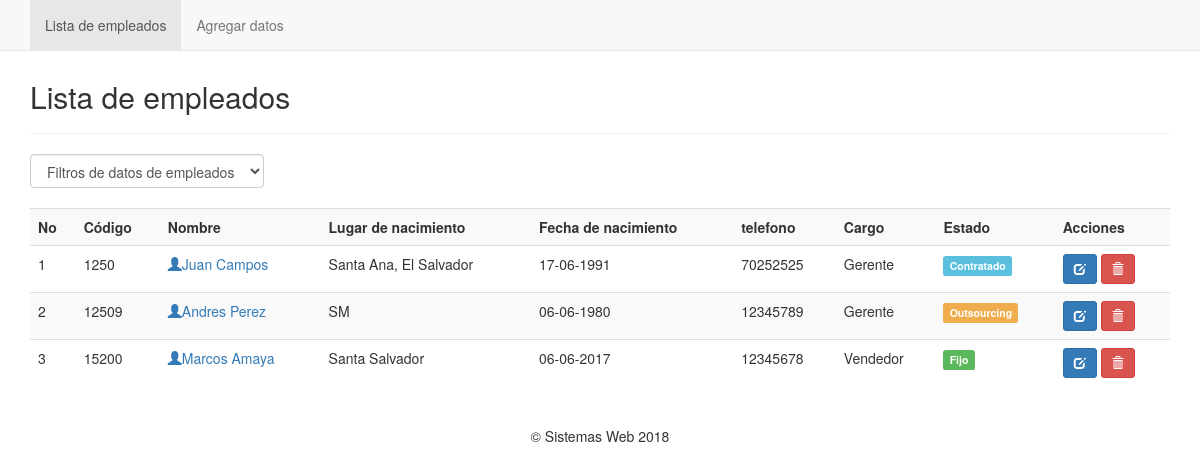
The app's page /build/index.php with its own data.
### tables this page shows
CREATE TABLE `empleados` (
  `codigo` varchar(10) NOT NULL,
  `nombres` varchar(50) NOT NULL,
  `lugar_nacimiento` varchar(30) NOT NULL,
  `fecha_nacimiento` varchar(30) NOT NULL,
  `direccion` varchar(50) NOT NULL,
  `telefono` varchar(10) NOT NULL,
  `puesto` varchar(15) NOT NULL,
  `estado` int(11) NOT NULL
);

### build/index.php (the view, shortened to what this page needs)
<?php
include('conexion.php');
?>
<!DOCTYPE html>
<html lang="en">
<head>
    <link rel="stylesheet" href="../node_modules/bootstrap/dist/css/bootstrap.min.css">
</head>
<body>
    <nav class="navbar navbar-default navbar-fixed-top">
        <?php include('nav.php');?>
    </nav>
    <div class="container">
        <div class="content">
            <h2>Lista de empleados</h2>
            <hr>
            <form class="form-inline" action="" method="get">
                <div class="form-group">
                    <select name="filter" class="form-control" onchange="form.submit()" id="">
                        <option value="0">Filtros de datos de empleados</option>
                        <?php $filter = (isset($_GET['filter']) ? strtolower($_GET['filter']) : NULL ); ?>
                    </select>
                </div>
            </form>
            <br>
            <div class="table-responsive">
                <table class="table table-striped table-hover">
                    <tr>
                        <th>No</th>
                        <th>Código</th>
                        <th>Nombre</th>
                        <th>Lugar de nacimiento</th>
                        <th>Fecha de nacimiento</th>
                        <th>telefono</th>
                        <th>Cargo</th>
                        <th>Estado</th>
                        <th>Acciones</th>
                    </tr>
                    <?php
                    if ($filter) {
                        $sql_filter = "SELECT * FROM empleados WHERE estado = '$filter' ORDER BY codigo ASC";
                        $sql = mysqli_query($con, $sql_filter);
                    } else {
                        $sql_filter = "SELECT * FROM empleados ORDER BY codigo ASC";
                        $sql = mysqli_query($con, $sql_filter);
                    }
                    if (mysqli_num_rows($sql) == 0) {
                        echo'<tr>
                                <td colspan="8">No hay datos</td>
                            </tr>';
                    } else {
                        $no = 1;
                        while ($row = mysqli_fetch_assoc($sql)) {
                            echo'
                            <tr>
                                <td>'.$no.'</td>
                                <td>'.$row['codigo'].'</td>
                                <td>
                                    <a href="profile.php?nik='.$row['codigo'].'">
                                        <span class="glyphicon glyphicon-user" aria-hidden="true"></span>'.
                                        $row['nombres'].
                                    '</a> </td>
                                <td>'.$row['lugar_nacimiento'].'</td>
                                <td>'. $row['fecha_nacimiento'].'</td>
                                <td>'. $row['telefono'].'</td>
                                <td>'. $row['puesto'].'</td>';
                            if ($row['estado'] == 1) {
                                echo '
                                <td>
                                    <span class="label label-success">Fijo</span>
                                </td>';
                            } else if ($row['estado'] == 2) {
                                echo '
                                <td>
                                    <span class="label label-info">Contratado</span>
                                </td>';
                            } else if ($row['estado'] == 3) {
                                echo '
                                <td>
                                    <span class="label label-warning">Outsourcing</span>
                                </td>';
                            }
                            echo'
                                </td>
                                <td>
                                    <a href="edit.php?nik='.$row['codigo'].'" title="Editar datos" class="btn btn-primary btn-sm">
                                        <span class="glyphicon glyphicon-edit" aria-hidden="true"></span> </a>
                                    <a href="index.php?aksi?=delete&nik='.$row['codigo'].'" title="Eliminar" onclick="return confirm(\'Esta seguro de borrar los datos '.$row['nombres'].'? \')" class="btn btn-danger btn-sm">
                                        <span class="glyphicon glyphicon-trash" aria-hidden="true"></span> </a>
                                    </td>
                            </tr>';
                            $no++;
                        }
                    }
                    ?>
                </table>
            </div>
        </div>
    </div>
    <br>
    <footer>
        <center>
            <p>&copy; Sistemas Web <?php echo date('Y');?></p>
        </center>
    </footer>
</body>
</html>

### build/nav.php (shortened to what this page needs)
<div class="container">
		<div id="navbar" class="navbar-collapse collapse">
			<ul class="nav navbar-nav ">
				<li class="active"><a href="index.php">Lista de empleados</a></li>
				<li><a href="add.php">Agregar datos</a></li>
			</ul>
		</div>
</div>

### build/index.php (style rules this page uses)
.content { margin-top: 80px; }

### records on screen
empleados: codigo "1250", nombres "Juan Campos", lugar_nacimiento "Santa Ana, El Salvador", fecha_nacimiento "17-06-1991", telefono "70252525", puesto "Gerente", estado "Contratado"
empleados: codigo "12509", nombres "Andres Perez", lugar_nacimiento "SM", fecha_nacimiento "06-06-1980", telefono "12345789", puesto "Gerente", estado "Outsourcing"
empleados: codigo "15200", nombres "Marcos Amaya", lugar_nacimiento "Santa Salvador", fecha_nacimiento "06-06-2017", telefono "12345678", puesto "Vendedor", estado "Fijo"
